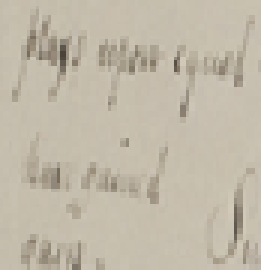
#> input picture 17JE003548_6/sample1l.png, 87 x 90 px, found by its file name (shown 3 times larger)
$ python 1.py
#> lines starting #> are read from the running program, lines starting #| are printed output that depends on the picture
import cv2
img=cv2.imread("img/sample1l.png",0)
#> img: shape (90, 87); min 68, max 202, mean 185.3

cv2.imshow("image",img)
cv2.waitKey(0)
cv2.destroyAllWindows()
h,v=img.shape
#> h = 90; v = 87

img2=img.copy()
k=25

for i in range(0,h-k):
    for j in range(0,v-k):
        arr=[]
        for x in range(k):
            for y in range(k):
                arr.append(img[i+x][j+y])
        mu=sum(arr)/len(arr)
        sd=(sum([((x-mu)**2) for x in arr])/len(arr))**0.5
        T=mu-0.2*sd-10;
        for x in range(k):
            for y in range(k):
                if img[i+x][j+y]<=T:
                    img2[i+x][j+y]=0
                else:
                    img2[i+x][j+y]=255
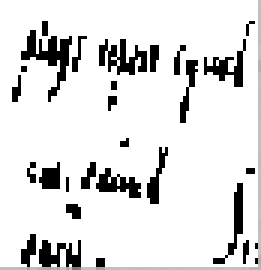
#> img2: shape (90, 87) (shown 3 times larger); min 0, max 255, mean 223

cv2.imshow("image",img2)
cv2.waitKey(0)
cv2.destroyAllWindows()
